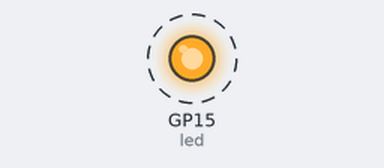
Recording of a program running on a simulated Raspberry Pi Pico running MicroPython. Shown: output pins drawn as LEDs (lit = HIGH). Dashed ring = blinking.

Above: at 0.5 s.
Timing chart, 0 to 4.6 s (numbered marks = the images above):
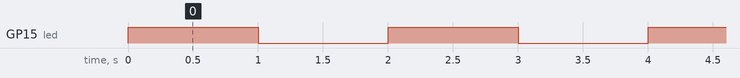

Measured:
- by itself, GP15 (led): alternates HIGH for 1.0 s and LOW for 1.0 s

The program:

03_externe_led.py
```python
"""
Lektion 1.3: Externe LED am Breadboard

LERNZIELE:
- Eine LED korrekt mit Vorwiderstand anschließen
- Unterschied zwischen interner und externer LED verstehen

PYTHON-KONZEPTE:
- Wiederholung aus 1.1, nur auf anderen Pin

HARDWARE:
- Raspberry Pi Pico H
- Breadboard
- 1× LED (beliebige Farbe)
- 1× 220 Ω Widerstand (orange-orange-braun)
- 2× Jumperkabel

VERKABELUNG:
  Pico GPIO 15 (Pin 20)  ──── 220 Ω Widerstand ──── LED Anode (langes Bein)
  LED Kathode (kurzes Bein, abgeflachte Seite)  ──── Pico GND (Pin 23 oder 38)

  ACHTUNG:
  - LED hat eine Richtung! Kurzes Bein = Minus.
  - OHNE Vorwiderstand brennt die LED durch!

  Schaltplan:  assets/verkabelung_01_03.md (siehe Lektionsordner)
"""

from machine import Pin
from utime import sleep

# Externe LED an GPIO 15 (Pin 20 am Pico)
led = Pin(15, Pin.OUT)

while True:
    led.value(1)
    sleep(1)
    led.value(0)
    sleep(1)


# ============================================================
# AUFGABEN ZUM AUSPROBIEREN
# ============================================================
# 1. Schließe eine ZWEITE LED an GPIO 14 an.
#    Lass beide abwechselnd blinken (wie ein Martinshorn).
#
# 2. Schließe drei LEDs an (rot, gelb, grün) und programmiere
#    eine Ampel: rot -> rot+gelb -> grün -> gelb -> rot ...
#
# 3. Kombiniere interne und externe LED:
#    Die interne LED blinkt doppelt so schnell wie die externe.
#
# 4. CHALLENGE: Programmiere eine Lauflicht-Kette aus 4 LEDs
#    (wie beim Kitt-Auto aus Knight Rider).
# ============================================================
```
